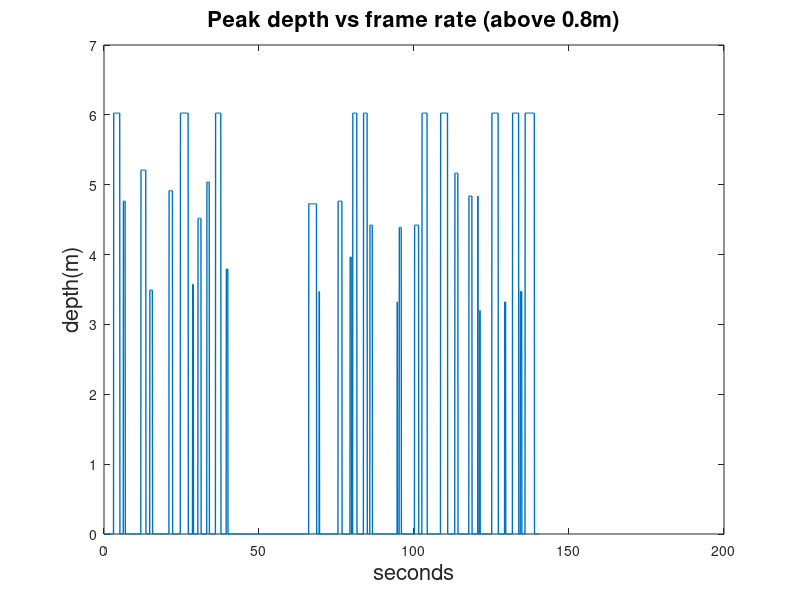
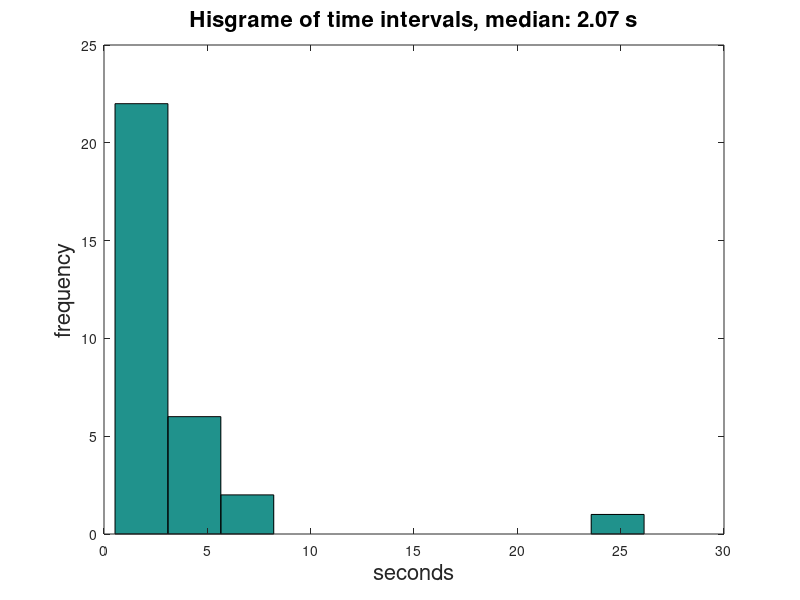

The MATLAB source for these figures, in order:
load('depthFrame.mat');

%% re-assign frame number
for i=1:length(f_to_d(:,1))
    f_to_d(i,1) = i;
end

%% preprocessing data
peak = find(f_to_d(:,2) > 0);
peak_index2 = [];
peak_index1 = [];
f1 = 0;
peak_index1(end+1) = peak(1);
for i = 2:length(peak)
    if peak(i)-peak(i-1) > 7
        peak_index2(end+1) = peak(i-1);
        peak_index1(end+1) = peak(i);
    end
end
peak_index2(end+1) = peak(end);

for i=1:length(peak_index2)
    index1 = peak_index1(i);
    index2 = peak_index2(i);
    peak_height = max(f_to_d(index1:index2,2));
    for j=index1:index2
        f_to_d(j,2) = peak_height;
    end
end


%% calculate the intervals
data = [];
peak = find(f_to_d(:,2) > 0);
for i = 2:length(peak)
    if peak(i)-peak(i-1) > 1
        data(end+1) = peak(i)-peak(i-1);
    end
end

%% change the frame number into seconds
for i=1:length(f_to_d(:,1))
    f_to_d(i,1) = f_to_d(i,1)/15;
end
for i=1:length(data)
    data(i) = data(i)/15;
end

%% draw the graph
figure(1);
plot(f_to_d(:,1),f_to_d(:,2),'lineWidth',1);
s = sprintf('Peak depth vs frame rate (above 0.8m)');
title(s, 'FontSize', 16);
ylabel('depth(m)', 'FontSize',16); 
xlabel('seconds','FontSize',16);

figure(2);
hist(data);
s = sprintf('Hisgrame of time intervals, median: %.2f s',median(data));
title(s, 'FontSize', 16);
ylabel('frequency', 'FontSize',16); 
xlabel('seconds','FontSize',16);